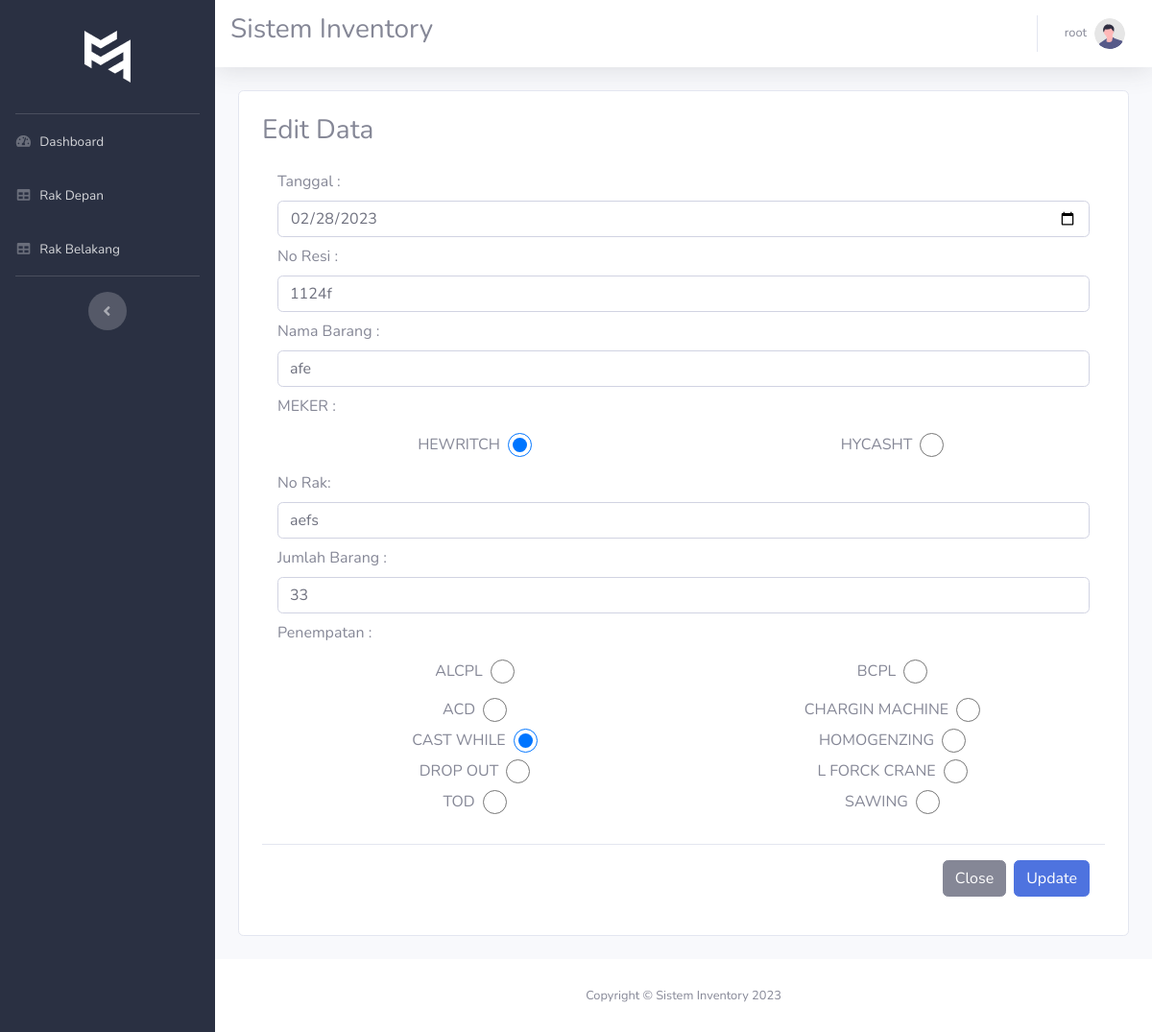
Screenshot of /index.php?page=edit-rak-belakang&id=4 (signed in) with the database file from the repository.
### tables this page shows
CREATE TABLE `rak_belakang` (
  `id` bigint(20) NOT NULL,
  `tanggal` date NOT NULL,
  `no_resi` varchar(50) NOT NULL,
  `nama_sparepart` varchar(255) NOT NULL,
  `meker` varchar(50) NOT NULL,
  `no_rak` varchar(50) NOT NULL,
  `jumlah` int(200) NOT NULL,
  `penempatan` varchar(255) NOT NULL
);

### edit-rak-belakang.php (the view, shortened to what this page needs)
<?php
require_once('./config/database.php');
$id = $_GET['id'];
$sql = "SELECT * FROM rak_belakang WHERE id='$id'";
$query = mysqli_query($conn, $sql);
if (mysqli_num_rows($query) < 0) {
  $data = "Data tidak ditemukan !";
} else {
  while ($row = mysqli_fetch_array($query)) {
    $row_id = $row['id'];
    $tanggal = $row['tanggal'];
    $no_resi = $row['no_resi'];
    $nama_sparepart = $row['nama_sparepart'];
    $meker = $row['meker'];
    $no_rak = $row['no_rak'];
    $jumlah = $row['jumlah'];
    $penempatan = $row['penempatan'];
  }
}
?>
<div class="card p-4 m-4">
  <h3>Edit Data</h3>
  <form action="index.php?page=edit-rak-belakang&id=<?= $row_id ?>" method="post">
    <div class="modal-body">
      <div class="row">
        <div class="col-md-12">
          <label for="tanggal">Tanggal :</label>
          <input type="date" name="tanggal" id="tanggal" value="<?= $tanggal ?>" class="form-control" required>
        </div>
      </div>
      <div class="row mt-2">
        <div class="col-md-12">
          <label for="noresi">No Resi :</label>
          <input type="text" name="no_resi" id="noresi" value="<?= $no_resi ?>" class="form-control" required>
        </div>
      </div>
      <div class="row  mt-2 mb-2">
        <div class="col-md-12">
          <label for="nama">Nama Barang :</label>
          <input type="text" name="nama_sparepart" value="<?= $nama_sparepart ?>" id="nama" class="form-control"
            required>
        </div>
      </div>
      <label for="">MEKER :</label><br>
      <div class="row  mt-2">
        <div class="col-md-6">
          <div class="d-flex align-items-centers justify-content-center">
            <label for="meker1">HEWRITCH</label>
            <input type="radio" name="meker" id="meker1" value="HERWITCH"
              <?php echo ($meker == "HERWITCH" ? 'checked="chechked"' : "") ?> class=" ml-2" value="HERWITCH"
              style="width:25px; height:25px;cursor:pointer" required>
          </div>
        </div>
        <div class="col-md-6 ">
          <div class="d-flex align-items-centers justify-content-center">
            <label for="meker2">HYCASHT</label>
            <input type="radio" name="meker" value="HYCASHT" id="meker2"
              <?php echo ($meker == "HYCASHT" ? 'checked="chechked"' : "") ?> class=" ml-2"
              style="width:25px; height:25px;cursor:pointer">
          </div>
        </div>
      </div>
      <div class="row  mt-2 mb-2">
        <div class="col-md-12">
          <label for="nama">No Rak:</label>
          <input type="text" name="no_rak" id="nama" value=<?= $no_rak ?> class="form-control" required>
        </div>
      </div>
      <div class="row  mt-2 mb-2">
        <div class="col-md-12">
          <label for="jumlah">Jumlah Barang :</label>
          <input type="text" name="jumlah" id="jumlah" value=<?= $jumlah ?> class="form-control" required>
        </div>
      </div>
      <p>Penempatan :</p>
      <div class="row  mt-2 mb-2">
        <div class="col-md-6">
          <div class="d-flex align-items-centers justify-content-center">
            <label for="meker1">ALCPL</label>
            <input type="radio" name="pilihan_penempatan" id="meker1" class=" ml-2" value="ALCPL"
              style="width:25px; height:25px;cursor:pointer">
          </div>
        </div>
        <div class="col-md-6 ">
          <div class="d-flex align-items-centers justify-content-center">
            <label for="meker2">BCPL</label>
            <input type="radio" name="pilihan_penempatan" id="meker2" class=" ml-2" value="BCPL"
              style="width:25px; height:25px;cursor:pointer">
          </div>
        </div>
      </div>
      <div class="row  mt-2 mb-2">
        <div class="col-md-6" id="alcpl">
          <div class="d-flex align-items-centers justify-content-center">
            <label for="acd">ACD</label>
            <input type="radio" name="penempatan" id="acd" class=" ml-2"
              <?php echo ($penempatan == "ALCPL ACD" ? 'checked="chechked"' : "") ?> value="ALCPL ACD"
              style="width:25px; height:25px;cursor:pointer" required>
          </div>
          <div class="d-flex align-items-centers justify-content-center">
            <label for="cast">CAST WHILE</label>
            <input type="radio" name="penempatan" id="cast" class=" ml-2"
              <?php echo ($penempatan == "ALCPL Casting While" ? 'checked="chechked"' : "") ?>
              value="ALCPL Casting While" style="width:25px; height:25px;cursor:pointer">
          </div>
          <div class="d-flex align-items-centers justify-content-center">
            <label for="do">DROP OUT</label>
            <input type="radio" name="penempatan" id="do" class=" ml-2"
              <?php echo ($penempatan == "ALCPL Drop Out" ? 'checked="chechked"' : "") ?> value="ALCPL Drop Out"
              style="width:25px; height:25px;cursor:pointer">
          </div>
          <div class="d-flex align-items-centers justify-content-center">
            <label for="tod">TOD</label>
            <input type="radio" name="penempatan" id="tod" class=" ml-2"
              <?php echo ($penempatan == "ALCPL TOD" ? 'checked="chechked"' : "") ?> value="ALCPL TOD"
              style="width:25px; height:25px;cursor:pointer">
          </div>
        </div>
        <div class="col-md-6 " id="bcpl">
          <div class="d-flex align-items-centers justify-content-center">
            <label for="cm">CHARGIN MACHINE</label>
            <input type="radio" name="penempatan" id="cm"
              <?php echo ($penempatan == "BCPL Charging Machine" ? 'checked="chechked"' : "") ?> class=" ml-2"
              value="BCPL Charging Machine" style="width:25px; height:25px;cursor:pointer" required>
          </div>
          <div class="d-flex align-items-centers justify-content-center">
            <label for="homogenzing">HOMOGENZING</label>
            <input type="radio" name="penempatan" id="homogenzing"
              <?php echo ($penempatan == "BCPL Homogenzing" ? 'checked="chechked"' : "") ?> class=" ml-2"
              value="BCPL Homogenzing" style="width:25px; height:25px;cursor:pointer">
          </div>
          <div class="d-flex align-items-centers justify-content-center">
            <label for="fc">L FORCK CRANE</label>
            <input type="radio" name="penempatan" id="fc"
              <?php echo ($penempatan == "BCPL L FORCK CRANE" ? 'checked="chechked"' : "") ?> class=" ml-2"
              value="BCPL L FORCK CRANE" style="width:25px; height:25px;cursor:pointer">
          </div>
          <div class="d-flex align-items-centers justify-content-center">
            <label for="sw">SAWING</label>
            <input type="radio" name="penempatan" id="sw"
              <?php echo ($penempatan == "BCPL Sawing" ? 'checked="chechked"' : "") ?> class=" ml-2" value="BCPL Sawing"
              style="width:25px; height:25px;cursor:pointer">
          </div>
        </div>
      </div>
    </div>
    <div class="modal-footer">
      <button type="button" class="btn btn-secondary" data-dismiss="modal">Close</button>
      <button type="submit" name="update" class="btn btn-primary">Update</button>
    </div>
  </form>
</div>

### rows the page displays
rak_belakang: tanggal "02/28/2023", no_resi "1124f", nama_sparepart "afe", meker "☑ HEWRITCH", meker "☐ HYCASHT", no_rak "aefs", jumlah "33", penempatan "☐ ACD", penempatan "☑ CAST WHILE", penempatan "☐ DROP OUT", penempatan "☐ TOD", penempatan "☐ CHARGIN MACHINE", penempatan "☐ HOMOGENZING", penempatan "☐ L FORCK CRANE", penempatan "☐ SAWING"

### other values shown
$_SESSION['name'] "root"
